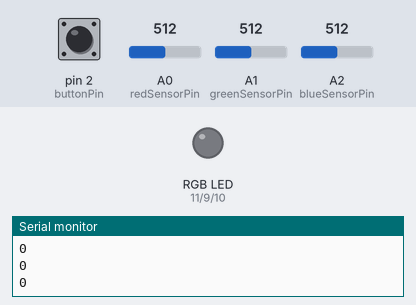
Bench run of a sketch on a simulated Arduino Uno, built with avr-gcc and run on an emulated ATmega328P. Parts: an RGB LED mixed from three pins (HIGH = lit), the last lines printed to the serial monitor. Inputs (shaded band) come from the test bench; at power-on: pin 2 (buttonPin) LOW, A0 (redSensorPin) = 512, A1 (greenSensorPin) = 512, A2 (blueSensorPin) = 512. Dim RGB values are drawn brighter than linear.

Above: at 1.2 s.
1.3 s: pin 2 (buttonPin) pulled HIGH for 0.15 s
At 1.7 s:
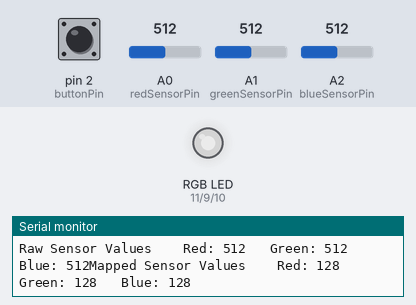
2.9 s: A0 (redSensorPin) set to 122
At 4.1 s:
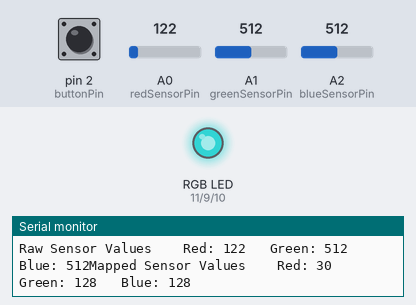
4.5 s: A1 (greenSensorPin) set to 122
At 5.4 s:
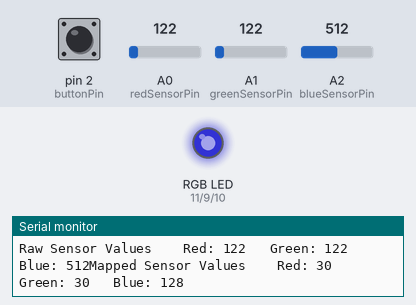
6.2 s: A2 (blueSensorPin) set to 122
At 7.3 s:
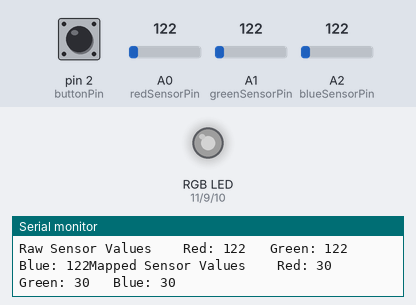
7.9 s: A0 (redSensorPin) set to 0
At 8.5 s:
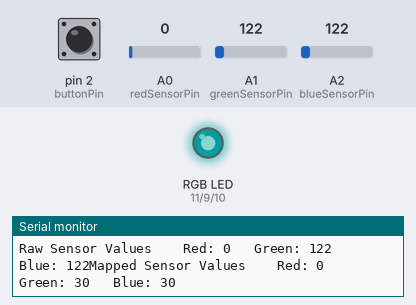
9.5 s: A1 (greenSensorPin) set to 0
At 10.5 s:
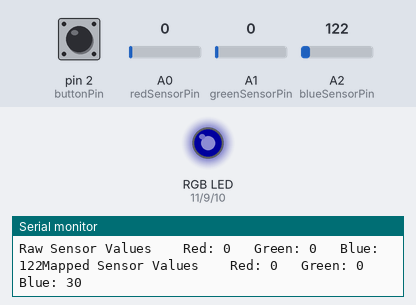
Timing chart, 0 to 12.1 s (numbered marks = the images above; inputs shaded):
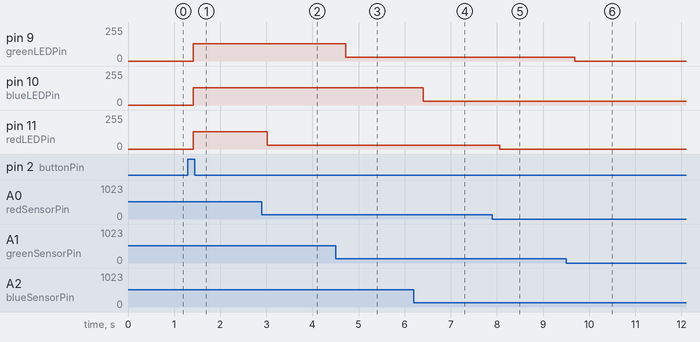

The sketch:

variocolor2.ino
```cpp
const int greenLEDPin = 9;
const int redLEDPin = 11;
const int blueLEDPin = 10;

const int redSensorPin = A0;
const int greenSensorPin = A1;
const int blueSensorPin = A2;
int redValue = 0;
int greenValue = 0;
int blueValue = 0;
int redSensorValue = 0;
int greenSensorValue = 0;
int blueSensorValue = 0;
int switchState = 0;
bool isTheButtonBeingPressed = false;
bool play = false;
int buttonPin = 2;

void setup() {
  Serial.begin(9600);
  pinMode(buttonPin, INPUT);
  pinMode(greenLEDPin,OUTPUT);
  pinMode(redLEDPin,OUTPUT);
  pinMode(blueLEDPin,OUTPUT);
}
void encenderLampara(){
redSensorValue = analogRead(redSensorPin);
  delay(5);
  greenSensorValue = analogRead(greenSensorPin);
  delay(5);
  blueSensorValue = analogRead(blueSensorPin);
  Serial.print("Raw Sensor Values \t Red: ");
  Serial.print(redSensorValue);
  Serial.print("\t Green: ");
  Serial.print(greenSensorValue);
  Serial.print("\t Blue: ");
  Serial.print(blueSensorValue);
  redValue = redSensorValue/4;
  greenValue = greenSensorValue/4;
  blueValue = blueSensorValue/4;
  Serial.print("Mapped Sensor Values \t Red: ");
  Serial.print(redValue);
  Serial.print("\t Green: ");
  Serial.print(greenValue);
  Serial.print("\t Blue: ");
  Serial.println(blueValue);
  analogWrite(redLEDPin, redValue);
  analogWrite(greenLEDPin, greenValue);
  analogWrite(blueLEDPin, blueValue);

}

void apagarLampara(){
   analogWrite(redLEDPin, 0);
  analogWrite(greenLEDPin, 0);
  analogWrite(blueLEDPin, 0);
}

void loop() {

    checkButton();
  if (play) {
     encenderLampara();
  }
  else {
    apagarLampara();
    }

}

void checkButton(){
  switchState = digitalRead(buttonPin);
  Serial.println(switchState);
 if (switchState == HIGH && !isTheButtonBeingPressed){
    play = !play;
    isTheButtonBeingPressed = true;
  }

  if (switchState == LOW)
  {
  isTheButtonBeingPressed = false;
  }

}
```

Measured:
- after the input at 1.3 s, pin 9 (greenLEDPin), pin 10 (blueLEDPin), pin 11 (redLEDPin): 0/255 → 128/255 after 0.12 s
- after the input at 2.9 s, pin 11 (redLEDPin): 128/255 → 30/255 after 0.12 s
- after the input at 4.5 s, pin 9 (greenLEDPin): 128/255 → 30/255 after 0.22 s
- after the input at 6.2 s, pin 10 (blueLEDPin): 128/255 → 30/255 after 0.20 s
- after the input at 7.9 s, pin 11 (redLEDPin): 30/255 → 0/255 after 0.17 s
- after the input at 9.5 s, pin 9 (greenLEDPin): 30/255 → 0/255 after 0.19 s
